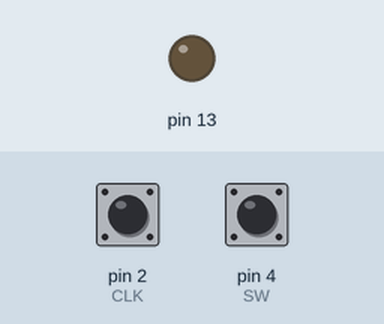
Recording of a sketch running on a simulated Arduino Uno, built with avr-gcc and run on an emulated ATmega328P. Parts: output pins drawn as LEDs (lit = HIGH). The test bench sets the inputs (shaded band); at power-on: pin 4 (SW) HIGH, pin 2 (CLK) HIGH.

Above: at 1.2 s.
1.3 s: pin 4 (SW) pulled LOW for 0.15 s
At 1.37 s:
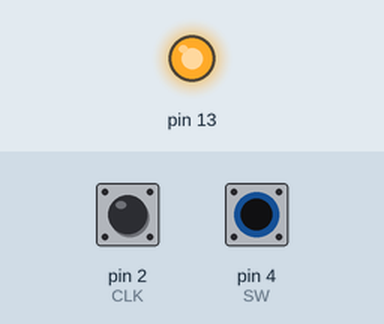
4.6 s: pin 4 (SW) pulled LOW for 3.2 s
At 9.0 s:
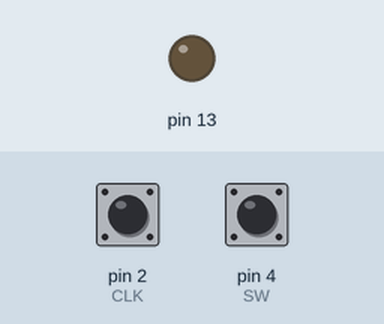
Timing chart, 0 to 10.5 s (numbered marks = the images above; inputs shaded):
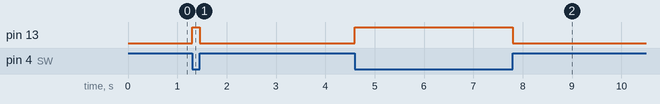

Measured:
- after the input at 1.3 s, pin 13: LOW → HIGH at once, → LOW 0.15 s later
- after the input at 4.6 s, pin 13: LOW → HIGH at once, → LOW 3.2 s later

The sketch:

030-rotary-encoder.ino
```cpp
/*
 * 030 - Rotary Encoder
 */
 /* Author: Danny van den Brande, Arduinosensors.nl
 This is a example on how to use the KY-040 Rotary encoder.
 Its very basic but if your new to arduino or could not find
 any code, then you have something to start with.
 because there is little documentation about the KY sensor kit.
 */
 int CLK = 2;
 int DT = 3;
 int SW = 4;
 int RotPosition = 0;
 int rotation;
 int value;
 boolean LeftRight;

 void setup() {
   Serial.begin (9600);
   pinMode (CLK,INPUT);
   pinMode (DT,INPUT);

   pinMode(SW, INPUT_PULLUP);
   pinMode(13, OUTPUT);

   rotation = digitalRead(CLK);
 }

 void loop() {

  if (digitalRead(SW) == LOW) {
    digitalWrite(13, HIGH);
  } else {
    digitalWrite(13, LOW);
  }

   value = digitalRead(CLK);
     if (value != rotation){ // we use the DT pin to find out which way we turning.
     if (digitalRead(DT) != value) {  // Clockwise
       RotPosition ++;
       LeftRight = true;
     } else { //Counterclockwise
       LeftRight = false;
       RotPosition--;
     }
     if (LeftRight){ // turning right will turn on red led.
       Serial.println ("clockwise");

     }else{        // turning left will turn on green led.
       Serial.println("counterclockwise");

     }
     Serial.print("Encoder RotPosition: ");
     Serial.println(RotPosition);
     // this will print in the serial monitor.

   }
   rotation = value;
 }
```
